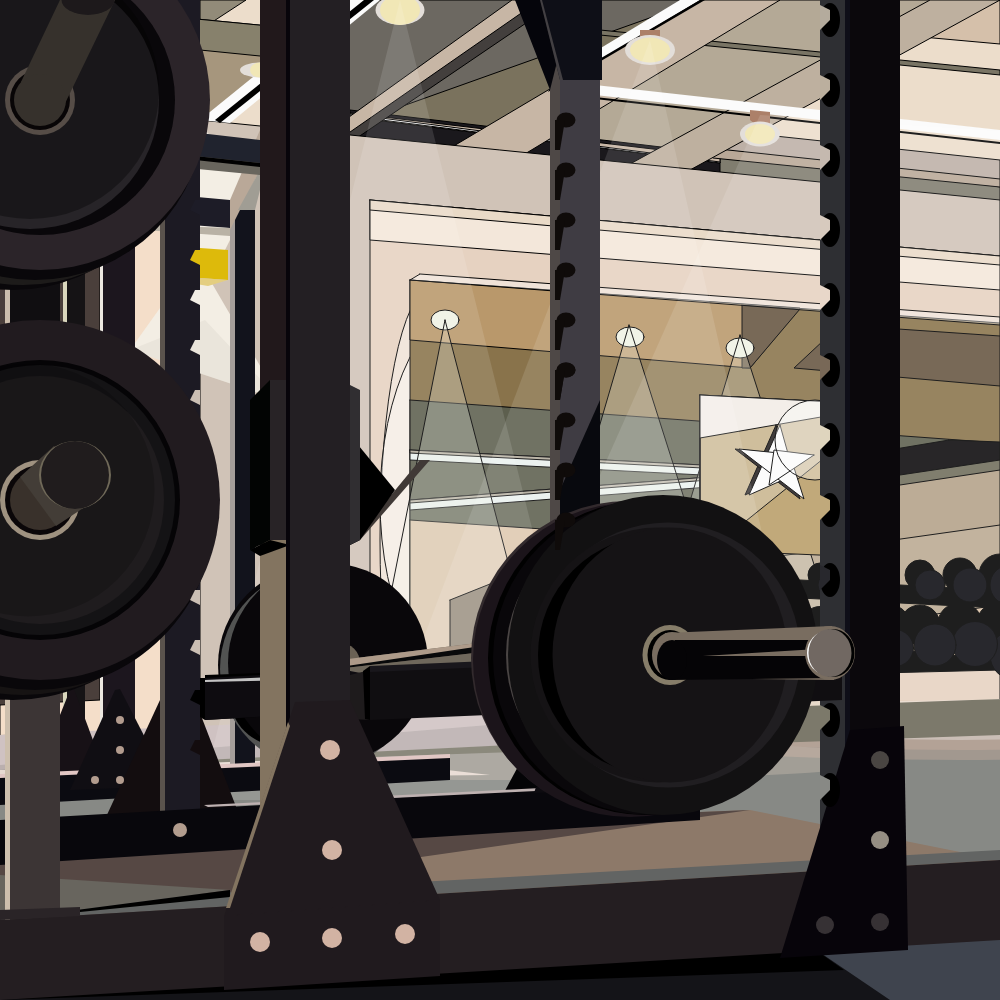
Frame 1 (no input)
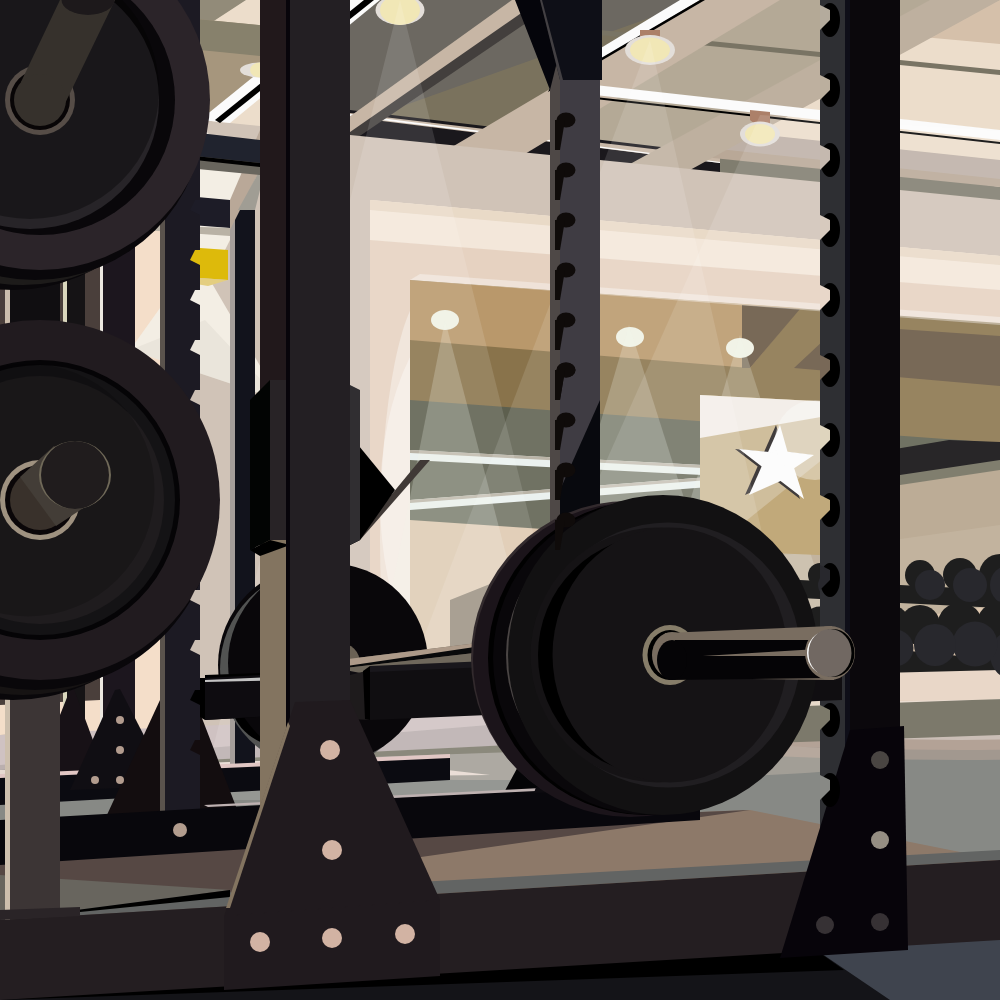
Frame 60 (no input)
Frame 120 (the mouse pressed at the canvas centre since frame 60): identical to frame 60, image omitted

The p5.js sketch that drew these frames (run headless with seeded random() and noise() and a simulated clock; from frame 60 on, the mouse is pressed at the canvas centre):

// p5.js sketch
// ── sketch.js
function setup() {
  createCanvas(1000, 1000);
}

function draw() {
  background(236,221,203);

  
  //천장 음영 중앙부
  fill(122,114,93)
  beginShape();
  vertex(300,0); //up left
  vertex(1000,0); //up right
  vertex(600, 180); //down right
  vertex(300, 132); //down left 
  endShape(CLOSE);
  
  fill(180,169,150)
  beginShape();
  vertex(730,0); //up left
  vertex(1000,0); //up right
  vertex(600, 180); //down right
  vertex(460, 152); //down left 
  endShape(CLOSE);
  
  
  
  //천장 배관 그림자 우측
  fill(128,125,111);
  beginShape();
  vertex(700,607); //up left
  vertex(1000, 209); //up right
  vertex(1000,187); //down right
  vertex(684,139); //up left 
  endShape(CLOSE);
  
  //천장 음영 중앙좌측
  fill(108,104,97);
  beginShape();
  vertex(300,0); //up left
  vertex(700, 0); //up right
  vertex(400,107); //down right
  vertex(300,139); //up left 
  endShape(CLOSE);
  
  fill(146,139,121);
  beginShape();
  vertex(200,0); //up left
  vertex(246, 0); //up right
  vertex(200,30); //down right
  vertex(200,45); //up left 
  endShape(CLOSE);
  
  fill(166,150,125);
  beginShape();
  vertex(0,0); //up left
  vertex(300, 29); //up right
  vertex(300,60); //down right
  vertex(100,200); //up left 
  endShape(CLOSE);
  
  //좌측 천장 배관 그림자
  fill(135,129,108);
  beginShape();
  vertex(0,0); //up left
  vertex(300, 29); //up right
  vertex(300,60); //down right
  vertex(150,45); //up left 
  endShape(CLOSE);
  
  
  
  //최우측 천장 음영
  fill(213,192,170);
  beginShape();
  vertex(900,30); //up left
  vertex(1000, 0); //up right
  vertex(1000,44); //down right
  vertex(900,35); //down left 
  endShape(CLOSE);
  
  //천장 벽 경계
  fill(121,116,100);
  beginShape();
  vertex(600,30); //up left
  vertex(1000, 70); //up right
  vertex(1000,75); //down right
  vertex(600,35); //down left 
  endShape(CLOSE);
  
  
  //벽-배관 구멍
  fill(26,24,28);
  beginShape();
  vertex(350,110); //up left
  vertex(720, 154); //up right
  vertex(720,180); //down right
  vertex(350,150); //down left 
  endShape(CLOSE);
  
  fill(199,182,165);
  beginShape();
  vertex(350,113); //up left
  vertex(720, 157); //up right
  vertex(720,163); //down right
  vertex(350,117); //down left 
  endShape(CLOSE);
   
  fill(251);
  beginShape();
  vertex(350,114); //up left
  vertex(720, 162); //up right
  vertex(720,163); //down right
  vertex(350,116); //down left 
  endShape(CLOSE);
  
  //우측 천장 배관가로 우측
  fill(189,176,166)
  beginShape();
  vertex(700,128); //up left
  vertex(1000, 160); //up right
  vertex(1000,180); //down right
  vertex(720,150); //down left 
  endShape(CLOSE);
  
  
  fill(185,168,151)
  beginShape();
  vertex(700,147); //up left
  vertex(1000, 179); //up right
  vertex(1000,187); //down right
  vertex(713,158); //down left 
  endShape(CLOSE);
  


  
  //천장 배관(-3) 세로
  fill(199,182,165);
  beginShape();
  vertex(310,169); //up left
  vertex(552,0); //up right
  vertex(512, 0); //down right
  vertex(285, 163); //down left 
  endShape(CLOSE);
  fill(67,63,61);
  beginShape();
  vertex(340,139); //downpright
  vertex(540,0); //up right
  vertex(560, 0); //down right
  vertex(320, 163); //down left 
  endShape(CLOSE);
  
  //천장 배관(-2) 세로
  fill(199,182,165);
  beginShape();
  vertex(500,169); //up left
  vertex(780,0); //up right
  vertex(700, 0); //down right
  vertex(425, 163); //down left 
  endShape(CLOSE);
  
  
  //천장 배관 최우측(-1) 세로
  fill(190,176,159);
  beginShape();
  vertex(690,170); //up left
  vertex(1000,0); //up right
  vertex(930, 0); //down right
  vertex(630, 164); //down left 
  endShape(CLOSE);
  
  
  //배경 - 벽; 약간 어두운 
  fill(208,195,183);
  beginShape();
  vertex(0, 100); //up left
  vertex(1000, 200); //up right
  vertex(1000, 1000); //down right
  vertex(0, 1000); //down left 
  endShape(CLOSE);
  
  //배경 - 좌측 밝은 벽
  fill(244,222,201);
  beginShape();
  vertex(0, 160); //up left
  vertex(200, 180); //up right
  vertex(200, 1000); //down right
  vertex(0, 900); //down left 
  endShape(CLOSE);
  
  
  //배경 -거울 뒤쪽 qur
  fill(230,210,193)
  beginShape();
  vertex(370, 200); //up left
  vertex(1000, 256); //up right
  vertex(1000, 1000); //down right
  vertex(370, 900); //down left 
  endShape(CLOSE);
  
  //배경-거울 뒤쪽 벽과 거울 사이 상단 좁은 천장
  fill(243,231,218)
  beginShape();
  vertex(370,200); //up left
  vertex(1000, 256); //up right
  vertex(1000, 290); //down right
  vertex(370, 240); //down left 
  endShape(CLOSE);
  fill(233,218,199);
  beginShape();
  vertex(370,200); //up left
  vertex(1000, 256); //up right
  vertex(1000, 265); //down right
  vertex(370, 210); //down left 
  endShape(CLOSE);
  
  
  //배경-좌측 거울
  fill(74,63,59)
  beginShape();
  vertex(0,200);
  vertex(100,200);
  vertex(100,700);
  vertex(0,705);
  endShape();
  
  
  //배경-우측 거울
  fill(255,255,255,90)
  ellipse(430,540,100,500)
  fill(255,255,255,90)
  ellipse(480,500,200,400)
  
  fill(137,115,75)
  beginShape();
  vertex(410,280); //up left
  vertex(1000, 323); //up right
  vertex(1000, 665); //down right
  vertex(410, 660); //down left 
  endShape(CLOSE);
  
  fill(185,152,107);
  beginShape();
  vertex(410,280); //up left
  vertex(800, 308); //up right
  vertex(750, 368); //down right
  vertex(410, 340); //down left 
  endShape(CLOSE);
  
  fill(102,85,64);
  beginShape();
  vertex(742,305); //up left
  vertex(800, 309); //up right
  vertex(750, 368); //down right
  vertex(742, 368); //down left 
  endShape(CLOSE);
  
  fill(102,85,64);
  beginShape();
  vertex(840,325); //up left
  vertex(1000, 336); //up right
  vertex(1000, 386); //down right
  vertex(794, 368); //down left 
  endShape(CLOSE);
  
  fill(93,95,78);
  beginShape();
  vertex(410,400); //up left
  vertex(1000, 443); //up right
  vertex(1000, 665); //down right
  vertex(410, 690); //down left 
  endShape(CLOSE);
  
  fill(217,192,165);
  beginShape();
  vertex(410,520); //up left
  vertex(1000, 560); //up right
  vertex(1000, 665); //down right
  vertex(410, 690); //down left 
  endShape(CLOSE);
  
  fill(186,169,145);
  beginShape();
  vertex(600,520); //up left
  vertex(1000, 460); //up right
  vertex(1000, 605); //down right
  vertex(610, 660); //down left 
  endShape(CLOSE);
  
  fill(11,9,11);
  beginShape();
  vertex(949,440); //up left
  vertex(1000, 442); //up right
  vertex(1000, 495); //down right
  vertex(710, 480); //down left 
  endShape(CLOSE);
  
  fill(111,109,91);
  beginShape();
  vertex(600,520); //up left
  vertex(1000, 460); //up right
  vertex(1000, 495); //down right
  vertex(610, 550); //down left 
  endShape(CLOSE);
  
  fill(179,161,136);
  beginShape();
  vertex(600,530); //up left
  vertex(1000, 470); //up right
  vertex(1000, 525); //down right
  vertex(610, 580); //down left 
  endShape(CLOSE);
  
  fill(232,239,237);
  beginShape();
  vertex(410,450); //up left
  vertex(800, 470); //up right
  vertex(800, 480); //down right
  vertex(410, 460); //down left 
  endShape(CLOSE);

  beginShape();
  vertex(410,500); //up left
  vertex(800, 470); //up right
  vertex(800, 480); //down right
  vertex(410, 510); //down left 
  endShape(CLOSE);
  
  fill(177,170,155)
  beginShape();
  vertex(410,450); //up left
  vertex(800, 470); //up right
  vertex(800, 473); //down right
  vertex(410, 453); //down left 
  endShape(CLOSE);

  beginShape();
  vertex(410,500); //up left
  vertex(800, 470); //up right
  vertex(800, 473); //down right
  vertex(410, 503); //down left 
  endShape(CLOSE);
  
  fill(251,96);
  beginShape();
  vertex(420,274); //up left
  vertex(1000, 317); //up right
  vertex(1000, 325); //down right
  vertex(410, 280); //down left 
  endShape(CLOSE);
  
  
  //거울-반사된 조명
  fill(239,241,228);
  ellipse(445,320,28, 20);
  ellipse(630,337,28, 20);
  ellipse(740,348,28, 20);
  
  fill(239,241,228,60);
  beginShape();
  vertex(445,320);
  vertex(445,320);
  vertex(570,800);
  vertex(350,800);
  endShape(CLOSE);
  
  fill(239,241,228,60);
  beginShape();
  vertex(629,325);
  vertex(629,325);
  vertex(780,800);
  vertex(490,800);
  endShape(CLOSE);
  
  fill(239,241,228,60);
  beginShape();
  vertex(740,335);
  vertex(740,335);
  vertex(890,800);
  vertex(600,800);
  endShape(CLOSE);
  
  //반사된 운동기구
  fill(0,90);
  beginShape();
  vertex(450,600); //up left
  vertex(550, 560); //up right
  vertex(800, 980); //down right
  vertex(450, 910); //down left 
  endShape(CLOSE);
  
  //간판
  //185,158,104
  fill(185,158,104);
  beginShape();
  vertex(700,395); 
  vertex(890,405)
  vertex(890,558)
  vertex(700,550); 
  endShape(CLOSE)
  
  fill(201,181,143)
  beginShape();
  vertex(700,395); 
  vertex(890,405)
  vertex(700,558)
  vertex(700,550);
  endShape(CLOSE)
  
  fill(241,236,230)
  beginShape();
  vertex(700,395); 
  vertex(890,405)
  vertex(700,438)
  vertex(700,550);
  endShape(CLOSE)
  
  
  

  //간판 -별
  fill(39,34,34);
  beginShape();
  vertex(776,425); 
  vertex(776,425)
  vertex(790,475)
  vertex(745,495);
  endShape(CLOSE)
  

  beginShape();
  vertex(785,454); 
  vertex(785,452);
  vertex(800,499);
  vertex(735,449);
  endShape(CLOSE)
  

  beginShape();
  vertex(810,455); 
  vertex(810,455)
  vertex(765,485)
  vertex(770,450);
  endShape(CLOSE)
  
  
  fill(251)
  beginShape();
  vertex(780,425); 
  vertex(780,425)
  vertex(794,475)
  vertex(749,495);
  endShape(CLOSE)
  

  beginShape();
  vertex(789,454); 
  vertex(789,452);
  vertex(804,499);
  vertex(739,449);
  endShape(CLOSE)
  

  beginShape();
  vertex(814,455); 
  vertex(814,455)
  vertex(769,485)
  vertex(774,450);
  endShape(CLOSE)
  
  // fill(201,179,131);
  // beginShape();
  // vertex(765,458); 
  // vertex(785,460)
  // vertex(780,468)
  // vertex(769,470);
  // endShape(CLOSE)
  
  fill(251,90);
  ellipse(815,440,80);
  
  
  
  //덤벨
  fill(0)
  beginShape();
  vertex(800,580); 
  vertex(1000,590)
  vertex(1000,608)
  vertex(800,598); 
  endShape(CLOSE)
  
  beginShape();
  vertex(800,640); 
  vertex(1000,660)
  vertex(1000,670)
  vertex(800,675); 
  endShape(CLOSE)
  
  ellipse(1000,575,42);
  ellipse(960,575,34);
  ellipse(920,575,30);
  ellipse(820,575,24);
  fill(11,11,17);
  ellipse(1010,585,40);
  ellipse(970,585,34);
  ellipse(930,585,30);
  ellipse(830,585,24);
  fill(0)
  ellipse(1000,625,47);
  ellipse(960,625,45);
  ellipse(920,625,40);
  ellipse(890,625,40);
  ellipse(820,625,37);
  fill(11,11,17);
  ellipse(1015,655,50);
  ellipse(975,644,45);
  ellipse(895,648,37);
  ellipse(935,645,42);
  
  //벽면 조명(빛)
  //240,240,231
  fill(243,238,228);
  noStroke();
  beginShape();
  vertex(180,280);
  vertex(210,280);
  vertex(280,400);
  vertex(130,350);
  endShape(CLOSE);

  fill(220,214,204,99);
  noStroke();
  beginShape();
  vertex(205,320);
  vertex(205,320);
  vertex(280,400);
  vertex(130,350);
  endShape(CLOSE);
  
  fill(243,238,228);
  noStroke();
  beginShape();
  vertex(180,108);
  vertex(260,180);
  vertex(220,260);
  vertex(180,260);
  endShape(CLOSE);
  
  //조명
  fill(221,186,11);//221,186,11
  noStroke();
  beginShape();
  vertex(200,248);
  vertex(228,250);
  vertex(228,280);
  vertex(200,278);
  endShape(CLOSE);
  fill(228,206,128);
  noStroke();
  beginShape();
  vertex(200,278);
  vertex(228,280);
  vertex(208,286);
  vertex(160,278);
  endShape(CLOSE);
  

  //바닥 - 지지대 뒤쪽
  fill(135,137,133);
  noStroke();
  beginShape();
  vertex(0,1000); //up left
  vertex(0,  750); //up left
  vertex(1000, 700); //down right
  vertex(1000, 1000); //down left 
  endShape(CLOSE);
  
  
  
  //바닥 조명
  fill(210,179,163,90);
  ellipse(960,730,580,40);
  fill(210,179,163,90);
  ellipse(960,740,610,40);
  fill(242,240,240,90);
  ellipse(960,720,400,40);
  
  fill(234,210,194,70);
  ellipse(500,760,800,40)
  
  
  
  //우측 랙 바닥 
  fill(141,121,105);
  beginShape();
  vertex(0, 840); //up left
  vertex(750,810); //up right
  vertex(1000, 860); //down right
  vertex(0, 1000); //down left 
  endShape(CLOSE);
  
  fill(86,72,68);
  beginShape();
  vertex(0, 840); //up left
  vertex(750,810); //up right
  vertex(400, 860); //down right
  vertex(0, 1000); //down left 
  endShape(CLOSE);
  
  
  
  //좌측 랙 바닥
  fill(231,218,209);
  beginShape();
  vertex(0, 740); //up left
  vertex(190,740); //up right
  vertex(490, 775); //down right
  vertex(0,780); //down left 
  endShape(CLOSE);
  
  
  
  
  //배경-벽면 하단 자재
  fill(124,121,107)
  beginShape();
  vertex(0,735); //up left
  vertex(1000, 699); //up right
  vertex(1000, 735); //down right
  vertex(0, 770); //down left 
  endShape(CLOSE);
  
  fill(207,194,194)
  beginShape();
  vertex(0,735); //up left
  vertex(550, 710); //up right
  vertex(550, 743); //down right
  vertex(0, 770); //down left 
  endShape(CLOSE);
  
  fill(20,30,20,29)
  beginShape();
  vertex(0,765); //up left
  vertex(550, 720); //up right
  vertex(550, 743); //down right
  vertex(0, 770); //down left 
  endShape(CLOSE);
  
  
  //조명레일 좌측 
  fill(251);
  beginShape();
  vertex(348,00); //up left
  vertex(380, 0); //up right
  vertex(230, 123); //down right
  vertex(200, 120); //down left 
  endShape(CLOSE);
  fill(0);
  beginShape();
  vertex(364,00); //up left
  vertex(374, 0); //up right
  vertex(220, 123); //down right
  vertex(215, 120); //down left 
  endShape(CLOSE);
  
  
  //조명레일 우측 세로
  fill(251)
  beginShape();
  vertex(548,80); //up left
  vertex(680, 0); //up right
  vertex(700, 0); //down right
  vertex(550, 90); //down left 
  endShape(CLOSE);
  fill(0)
  beginShape();
  vertex(550,88); //up left
  vertex(700, 0); //up right
  vertex(705, 0); //down right
  vertex(548, 92); //down left 
  endShape(CLOSE);
  
  //조명레일 가로
  fill(251)
  beginShape();
  vertex(550,80); //up left
  vertex(1000, 130); //up right
  vertex(1000, 140); //down right
  vertex(550, 90); //down left 
  endShape(CLOSE);
  fill(0)
  beginShape();
  vertex(550,92); //up left
  vertex(1000, 142); //up right
  vertex(1000, 144); //down right
  vertex(550, 94); //down left 
  endShape(CLOSE);
  
  
  //조명 00
  
  fill(227,222,217)
  ellipse(260,70,40,15)
  fill(241,231,182);
  ellipse(260,70,20,15)

  
  
  //조명 01
  fill(227,222,217)
  ellipse(400,10,49,30)
  fill(241,231,182);
  ellipse(400,10,40,30)
  
  fill(255,255,255,30)
  beginShape();
  vertex(400,0); //up left
  vertex(400, 0); //up right
  vertex(600, 800); //down right
  vertex(200, 800); //down left 
  endShape(CLOSE);
  
  //조명 02
  fill(172,128,105)
  beginShape();
  vertex(640,30); //up left
  vertex(660, 30); //up right
  vertex(660, 57); //down right
  vertex(640, 50); //down left 
  endShape(CLOSE);
  fill(227,222,217)
  ellipse(650,50,50,30)
  fill(241,231,182);
  ellipse(650,50,40,25)
  
  fill(255,255,255,30)
  beginShape();
  vertex(650,40); //up left
  vertex(650, 40); //up right
  vertex(800, 700); //down right
  vertex(400, 700); //down left 
  endShape(CLOSE);
  
  //조명 03
  fill(172,128,105)
  beginShape();
  vertex(750,110); //up left
  vertex(770, 112); //up right
  vertex(770, 137); //down right
  vertex(750, 120); //down left 
  endShape(CLOSE);
  fill(227,222,217)
  ellipse(760,134,40,25)
  fill(241,231,182);
  ellipse(760,134,30,20)
  
  fill(255,255,255,30)
  beginShape();
  vertex(760,115); //up left
  vertex(760,115); //up right
  vertex(9500, 700); //down right
  vertex(500, 700); //down left 
  endShape(CLOSE);
  
  

  //뒷쪽 스쿼트랙 뒷쪽 우측 기둥 00
  
  
  fill(21,19,21);
  beginShape();
  vertex(63,0); //up left
  vertex(85, 0); //up right
  vertex(85, 743); //down right
  vertex(63, 770); //down left 
  endShape(CLOSE);
  fill(218,215,189);
  beginShape();
  vertex(63,0); //up left
  vertex(67, 0); //up right
  vertex(67, 743); //down right
  vertex(63, 770); //down left 
  endShape(CLOSE);
  
  
  //뒷쪽 스쿼트랙 뒷쪽 우측 기둥 00 뒤 삼각형
  fill(23,17,22)
  noStroke();
  beginShape();
  vertex(70, 690); //up left
  vertex(74, 689); //up right
  vertex(110, 786); //down right
  vertex(30, 790); //down left 
  endShape(CLOSE);
  
  //뒷쪽 스쿼트랙 좌측 기둥 00
  fill(28,22,30)
  noStroke();
  beginShape();
  vertex(100, 0); //up left
  vertex(135, 0); //up right
  vertex(135, 786); //down right
  vertex(100, 780); //down left 
  endShape(CLOSE);
  
  fill(236,232,225)
  noStroke();
  beginShape();
  vertex(100, 0); //up left
  vertex(103, 0); //up right
  vertex(103, 786); //down right
  vertex(100, 780); //down left 
  endShape(CLOSE);
  
  //뒷쪽 스쿼트랙 좌측 기둥 01
  fill(18,19,28);
  beginShape();
  vertex(230,200); //up left
  vertex(255,200); //up right
  vertex(255, 780); //down right
  vertex(230, 780); //down left 
  endShape(CLOSE);
  
  fill(165,158,154);
  beginShape();
  vertex(230,200); //up left
  vertex(235,200); //up right
  vertex(235, 780); //down right
  vertex(230, 780); //down left 
  endShape(CLOSE);
  
  
  
  
  //뒷쪽 스쿼트랙 정면 상단
  fill(185,168,152);
  beginShape();
  vertex(230,200); //up left
  vertex(260,130); //up right
  vertex(260, 170); //down right
  vertex(230, 230); //down left 
  endShape(CLOSE);
  fill(160,157,148);
  beginShape();
  vertex(238,210); //up left
  vertex(260,170); //up right
  vertex(260, 190); //down right
  vertex(255, 210); //down left 
  endShape(CLOSE);
  
  //뒷쪽  스쿼트랙 우측 상단
  fill(29,28,39);
  beginShape();
  vertex(0,179); //up left
  vertex(230,200); //up right
  vertex(230, 228); //down right
  vertex(0, 210); //down left 
  endShape(CLOSE);
  fill(104,101,93);
  fill(185,178,165);
  beginShape();
  vertex(0,220); //up left
  vertex(230,228); //up right
  vertex(230, 236); //down right
  vertex(0, 220); //down left 
  endShape(CLOSE);
  fill(104,101,93);
  
  //뒷쪽 스쿼트랙 좌측 상단
  fill(32,35,46);
  beginShape();
  vertex(0,110); //up left
  vertex(260,140); //up right
  vertex(260, 170); //down right
  vertex(0, 155); //down left 
  endShape(CLOSE);
  fill(104,101,93);
  
  beginShape();
  vertex(0,135); //up left
  vertex(260,163); //up right
  vertex(260, 175); //down right
  vertex(0, 150); //down left 
  endShape(CLOSE);
  fill(0)
  
  beginShape();
  vertex(0,135); //up left
  vertex(260,163); //up right
  vertex(260, 167); //down right
  vertex(0, 139); //down left 
  endShape(CLOSE);
  
  //뒷쪽 스쿼트랙 지지대 좌측(뒷편))
  fill(11,11,17);
  beginShape();
  vertex(0, 775); //up left
  vertex(450, 755); //up right
  vertex(450, 780); //down right
  vertex(0, 805); //down left 
  endShape(CLOSE);
  fill(225,199,196);
  beginShape();
  vertex(0, 774); //up left
  vertex(450, 754); //up right
  vertex(450, 758); //down right
  vertex(0, 778); //down left 
  endShape(CLOSE);
  
  //뒷쪽 스쿼트랙 뒷쪽 좌측 기둥 001 뒤 삼각형
  fill(16,14,19)
  noStroke();
  beginShape();
  vertex(115, 690); //up left
  vertex(120, 689); //up right
  vertex(170, 786); //down right
  vertex(70, 790); //down left 
  endShape(CLOSE);
  
  
  
  //스쿼트랙 뒷쪽 기둥 001 뒤 삼각형
  fill(19,13,15)
  noStroke();
  beginShape();
  vertex(160, 700); //up left
  vertex(195, 700); //up right
  vertex(245, 830); //down right
  vertex(100, 830); //down left 
  endShape(CLOSE);
  
  //스쿼트랙 뒷쪽 기둥 001
  fill(28,26,35)
  noStroke();
  beginShape();
  vertex(160, 0); //up left
  vertex(200, 0); //up right
  vertex(200, 830); //down right
  vertex(160, 830); //down left 
  endShape(CLOSE);
  fill(90,83,77)
  noStroke();
  beginShape();
  vertex(160, 0); //up left
  vertex(165, 0); //up right
  vertex(165, 830); //down right
  vertex(160, 830); //down left 
  endShape(CLOSE);
  
  
  //스쿼트랙 뒷쪽 기둥 002 뒤 삼각형
  fill(4,4,6);
  beginShape();
  vertex(570, 670); //up left
  vertex(570, 670); //up right
  vertex(500, 800); //down right
  vertex(600, 800); //down left 
  endShape(CLOSE);
  
  
  //스쿼트랙 뒷쪽 기둥 002
  fill(63,60,67);
  noStroke();
  beginShape();
  vertex(550, 0); //up left
  vertex(600, 0); //up right
  vertex(600, 800); //down right
  vertex(550, 800); //down left 
  endShape(CLOSE);
  
  fill(78,72,70)
  noStroke();
  beginShape();
  vertex(550, 0); //up left
  vertex(560, 0); //up right
  vertex(560, 800); //down right
  vertex(550, 800); //down left 
  endShape(CLOSE);
  
  fill(8,9,14);
  noStroke();
  beginShape();
  vertex(560, 490); //up left
  vertex(600, 400); //up right
  vertex(600, 810); //down right
  vertex(560, 810); //down left 
  endShape(CLOSE);
  
  fill(26,24,31);
  beginShape();
  vertex(550,700); //up left
  vertex(560, 700); //up right
  vertex(560, 800); //down right
  vertex(550, 800); //down left
  endShape(CLOSE);
  
  
  // 의 - 윗쪽 삼각형
  fill(5,5,11);
  noStroke();
  beginShape();
  vertex(515, 0); //up left
  vertex(602, 0); //up right
  vertex(560, 50); //down right
  vertex(550, 90); //down left 
  endShape(CLOSE);
  
  fill(14,15,23)
  noStroke();
  beginShape();
  vertex(540, 0); //up left
  vertex(602, 0); //up right
  vertex(602, 80); //down right
  vertex(560, 80); //down left 
  endShape(CLOSE);
  
  
  fill(67,64,67)
  noStroke();
  beginShape();
  vertex(540, 0); //up left
  vertex(542, 0); //up right
  vertex(563, 80); //down right
  vertex(560, 80); //down left 
  endShape(CLOSE);
  
  //지지대 우측(뒷편))
  fill(8,7,12);
  beginShape();
  vertex(0, 820); //up left
  vertex(700, 780); //up right
  vertex(700, 820); //down right
  vertex(0, 865); //down left 
  endShape(CLOSE);
  //-상단부
  fill(190,177,177);
  beginShape();
  vertex(204, 805); //up left
  vertex(700, 780); //up right
  vertex(700, 783); //down right
  vertex(208, 807); //down left 
  endShape(CLOSE);
  
  fill(13,11,16);
  beginShape();
  vertex(536, 787); //up left
  vertex(620, 782); //up right
  vertex(620, 789); //down right
  vertex(534, 793); //down left 
  endShape(CLOSE);
  
    //지지대 좌측 상단부
  fill(98,100,99)
  beginShape();
  vertex(0, 905); //up left
  vertex(1000, 850); //up right
  vertex(1000, 860); //down right
  vertex(0, 920); //down left 
  endShape(CLOSE);
  
  //지지대 좌측 삼각형
  fill(104,101,94)
  beginShape();
  vertex(0, 875); //up left
  vertex(230, 890); //up right
  vertex(230, 890); //down right
  vertex(0, 920); //down left 
  endShape(CLOSE);
  
  fill(0)
  beginShape();
  vertex(0,920); 
  vertex(230, 890)
  vertex(230, 897)
  vertex(927); 
  endShape(CLOSE)
  
  
  //바벨 원판 우측
  fill(9,7,10);
  ellipse(318,665,200)
  fill(82,83,82);
  ellipse(320,669,200)
  fill(0);
  ellipse(280,696,100)
  fill(9,7,10);
  ellipse(328,663,200);
  //홀 우측
  fill(106,97,84);
  ellipse(340,663,40);
  
  //바벨 중앙부
  
  //바벨 지지대(가로) 우측
  fill(0)
  beginShape();
  vertex(205,675); 
  vertex(542,663)
  vertex(542,700)
  vertex(205, 720); 
  endShape(CLOSE)
  
  fill(14,12,16)
  beginShape();
  vertex(205,678); 
  vertex(542,660)
  vertex(542,700)
  vertex(205, 720); 
  endShape(CLOSE)
  
  fill(195,195,195)
  beginShape();
  vertex(205,680); 
  vertex(342,674)
  vertex(342,679)
  vertex(205, 682); 
  endShape(CLOSE)
  
  fill(0)
  beginShape();
  vertex(200,678); 
  vertex(205,678)
  vertex(205, 720)
  vertex(200, 717); 
  endShape(CLOSE)
  
  //ㅂㅂㅈㅇㅂ
  fill(111,104,92)
  beginShape();
  vertex(340,660); 
  vertex(542,635)
  vertex(500,700)
  vertex(345, 670); 
  endShape(CLOSE)
  
  fill(173,154,137)
  beginShape();
  vertex(340,660); 
  vertex(542,635)
  vertex(500,650)
  vertex(345, 668); 
  endShape(CLOSE)
  
  fill(8,9,10)
  beginShape();
  vertex(340,667); 
  vertex(542,637)
  vertex(500,650)
  vertex(345, 668); 
  endShape(CLOSE)
  
  // 스쿼트 랙 기둥 00
  fill(16,14,17);
  noStroke();
  beginShape();
  vertex(5, 0); //up left
  vertex(60, 0); //up right
  vertex(60, 1000); //down right
  vertex(5, 1000); //down left 
  endShape(CLOSE);
  

  
  //#그라데이션 넣기
  fill(60, 53, 53);
  noStroke();
  beginShape();
  vertex(5, 500); //up left
  vertex(60, 500); //up right
  vertex(60, 1000); //down right
  vertex(5, 1000); //down left 
  endShape(CLOSE);
  
  fill(205,191,173);
  noStroke();
  beginShape();
  vertex(5, 0); //up left
  vertex(10, 0); //up right
  vertex(10, 1000); //down right
  vertex(5, 1000); //down left 
  endShape(CLOSE);

  // 스쿼트 랙 기둥 01
  fill(35,31,35);
  noStroke();
  beginShape();
  vertex(280, 0); //up left
  vertex(350, 0); //up right
  vertex(350, 820); //down right
  vertex(280, 870); //down left 
  endShape(CLOSE);
  
  fill(33,24,27);
  beginShape();
  vertex(260, 0); //up left
  vertex(290, 0); //up right
  vertex(290, 830); //down right
  vertex(260, 870); //down left 
  endShape(CLOSE);
  
  
  
  //#그라데이션
  fill(131,116,96);
  beginShape();
  vertex(260, 550); //up left
  vertex(290, 500); //up right
  vertex(290, 830); //down right
  vertex(260, 870); //down left 
  endShape(CLOSE);
  

  fill(0);
  beginShape();
  vertex(250,550);
  vertex(270,540);
  vertex(290,545);
  vertex(260,556);
  endShape();
  
  fill(2,4,3);
  beginShape();
  vertex(250,400);
  vertex(270,380);
  vertex(270,540);
  vertex(250,550);
  endShape();
  
  fill(40,35,38);
  beginShape();
  vertex(270,380);
  vertex(290,380);
  vertex(290,540);
  vertex(270,540);
  endShape();
  
  //기둥 바벨 걸이
  fill(64,57,54);
  beginShape();
  vertex(420,460);
  vertex(430,460);
  vertex(360,540);
  vertex(350,545);
  endShape();
  
  fill(0);
  beginShape();
  vertex(350,435);
  vertex(395,490);
  vertex(360,540);
  vertex(350,545);
  endShape();
  
  fill(48,46,49);
  beginShape();
  vertex(350,385);
  vertex(360,390);
  vertex(360,540);
  vertex(350,545);
  endShape();
  
  
 
  
  
  
  
  
  
  //-중앙명암
  fill(7,4,10);
  beginShape();
  vertex(286, 0); //up left
  vertex(290, 0); //up right
  vertex(290, 830); //down right
  vertex(286, 830); //down left 
  endShape(CLOSE);
  
  //바닥
  fill(63,68,78);
  beginShape();
  vertex(0, 999); //up left
  vertex(1000, 939); //up right
  vertex(1000, 1000); //down right
  vertex(0, 1000); //down left 
  endShape(CLOSE);
  
  //
  fill(20,20,24);
  beginShape();
  vertex(0, 999); //up left
  vertex(800, 939); //up right
  vertex(890, 1000); //down right
  vertex(0, 1000); //down left 
  endShape(CLOSE);
  
  fill(0);
  beginShape();
  vertex(0, 999); //up left
  vertex(800, 939); //up right
  vertex(844, 970); //down right
  vertex(0, 1000); //down left 
  endShape(CLOSE);

  
  // 지지대 좌측
  fill(36,30,33);
  beginShape();
  vertex(0, 920); //up left
  vertex(1000, 860); //up right
  vertex(1000, 940); //down right
  vertex(0, 1000); //down left 
  endShape(CLOSE);
  
  
  // 스쿼트 랙 기둥 앞쪽 02
  fill(11,8,12);
  noStroke();
  beginShape();
  vertex(850, 0); //up left
  vertex(900, 0); //up right
  vertex(900, 820); //down right
  vertex(850, 870); //down left 
  endShape(CLOSE);
  
  fill(46,47,51);
  beginShape();
  vertex(820, 0); //up left
  vertex(850, 0); //up right
  vertex(850, 820); //down right
  vertex(820, 870); //down left 
  endShape(CLOSE);
  
  //-중앙명암
  fill(14, 14, 24);
  beginShape();
  vertex(845, 0); //up left
  vertex(850, 0); //up right
  vertex(850, 870); //down right
  vertex(845, 870); //down left 
  endShape(CLOSE);
  
  fill(7,4,10);
  beginShape();
  vertex(850, 730); //up left
  vertex(904, 726); //up right
  vertex(908, 950); //down right
  vertex(780, 958); //down left 
  endShape(CLOSE);
  
  
  
  //바벨 지지대 (가로)좌측
  fill(16,14,17)
  beginShape();
  vertex(370,670); 
  vertex(842,650)
  vertex(842,700)
  vertex(370, 720); 
  endShape(CLOSE)
  
  fill(25,23,28)
  beginShape();
  vertex(370,666); 
  vertex(842,646)
  vertex(842,652)
  vertex(370, 672); 
  endShape(CLOSE)
  
  fill(30,27,28)
  beginShape();
  vertex(350,675); 
  vertex(370,670)
  vertex(370, 720)
  vertex(350, 719); 
  endShape(CLOSE)
  
  fill(0)
  beginShape();
  vertex(363,671); 
  vertex(370,666)
  vertex(370, 720)
  vertex(365, 719); 
  endShape(CLOSE)
  
 
  
  
  //좌측 삼각형
  fill(32,26,30);
  beginShape();
  vertex(295, 702); //Upl
  vertex(350, 700); //Upr
  vertex(440, 900); //dr
  vertex(224, 916); //dl
  endShape(CLOSE);
  
  beginShape();
  vertex(224, 916); //Upl
  vertex(440, 900); //Upr
  vertex(440, 976); //dr
  vertex(224, 990); //dl
  endShape(CLOSE);
  
  fill(131,116,96);
  beginShape();
  vertex(290, 726); //Upl
  vertex(288, 722); //Upr
  vertex(226, 908);
  vertex(230, 908);//dwl
  endShape(CLOSE);
  
  //좌측 상단 원판
  fill(9,7,10)
  ellipse(13,120,340)
  fill(29,27,26);
  ellipse(23,115,340)
  
  fill(9,7,10)
  ellipse(35,110,340)
  fill(43,36,41);
  ellipse(40,100,340)
  
  fill(9,7,10);
  ellipse(40,100,270)
  fill(39,36,40);
  ellipse(30,100,258)
  
  fill(132,119,110);
  ellipse(40,100,70)
  fill(13,8,10);
  ellipse(40,100,60)
  
  fill(83,76,68);
  beginShape();
  vertex(60,0); //Upl
  vertex(115,0); //Upr
  vertex(57,120); //dr
  vertex(21,82); //dl
  endShape(CLOSE);
  ellipse(40,100,52)
  
  fill(45,39,42);
  ellipse(88,0,53, 30)
  
  fill(0,90)
  ellipse(30,90,258)
  
  
  
  //좌측 하단 원판
  fill(9,7,10)
  ellipse(13,520,360)
  fill(22,19,19);
  ellipse(23,515,360)
  
  fill(9,7,10)
  ellipse(35,510,360)
  fill(33,27,31);
  ellipse(40,500,360)
  
  fill(5,4,6);
  ellipse(40,500,280)
  fill(20,19,21);
  ellipse(40,500,270)
  fill(31,28,30);
  ellipse(40,500,248)
  
  fill(197,181,159);
  ellipse(40,500,80)
  fill(13,8,10);
  ellipse(40,500,70)
  fill(71,61,53);
  ellipse(40,500,60)
  
  
  fill(83,76,68);
  beginShape();
  vertex(54,446); //Upl
  vertex(100,497); //Upr
  vertex(56,526); //dr
  vertex(20,477); //dl
  endShape(CLOSE);
  // ellipse(40,10,52)
  
  // rotate(PI);
  fill(139,131,110)
  ellipse(75,475,72,68)
  fill(40,35,36)
  ellipse(75,475,68,68)
  
  fill(0,50)
  ellipse(28,490,253)
  
  //바벨 원판 좌측 
  // fill(29,22,27);
  fill(50,42,45);
  ellipse(628,658,314);
  
  fill(27,20,26);
  ellipse(630,660,314);
  
  fill(1);
  ellipse(645,658,314,314);
  
  fill(9,7,10);
  ellipse(650,658,314,314);
  fill(74,69,68);
  ellipse(646,655,280);
  fill(18,17,18);
  ellipse(663,655,310,320);
  
  fill(32,30,33);
  ellipse(668,655,265);
  fill(21,19,21);
  ellipse(658,655,255);
  
  fill(0);
  ellipse(658,655,240);
  fill(21,19,21);
  ellipse(670,655,235, 255);
  
  //홀
  fill(134,125,105);
  ellipse(670,655,55,60);
  fill(0);
  ellipse(670,655,45,50);
  
  
  //바벨 좌측
  fill(121,109,96)
  beginShape();
  vertex(665,633); 
  vertex(832,626)
  vertex(834,680)
  vertex(670, 678); 
  endShape(CLOSE)
  ellipse(672,655,40,46);
  fill(5,4,6);
  beginShape();
  vertex(675,640); 
  vertex(832,640)
  vertex(834,648)
  vertex(670, 658); 
  endShape(CLOSE)
  
  beginShape();
  vertex(675,656); 
  vertex(832,656)
  vertex(834,678)
  vertex(670, 680); 
  endShape(CLOSE)
  ellipse(672,660,30,40);
  
  //바벨 좌측 끝
  fill(121,109,96);
  ellipse(830,653,50,54)
  fill(251);
  ellipse(827,653,40,44)
  fill(0);//112,106,100);
  ellipse(833,653,43,48)
  fill(113,104,98);
  ellipse(830,653,43,48)

  //나사(들) // 앞쪽랙 left
  fill(210,179,163);
  ellipse(330,750,20);
  ellipse(332,850,20);
  ellipse(332,938,20);
  ellipse(260,942,20);
  ellipse(405,934,20);
  
  //right
  fill(54,49,52);
  ellipse(825,925,18);
  ellipse(880,922,18);
  fill(149,142,131);
  ellipse(880,840,18);
  fill(73,69,66)
  ellipse(880,760,18);
  
  
  fill(178,156,142);
  ellipse(95,780,8);
  ellipse(180,830,14);
  ellipse(120,780,8);
  ellipse(120,720,8)
  ellipse(120,750,8)// ellipse(260,942,10);
  // ellipse(405,934,10);
  
  //받침대
  fill(42,36,39);
  noStroke();
  beginShape();
  vertex(0, 910); //up left
  vertex(80, 907); //up right
  vertex(80, 916); //down right
  vertex(0, 920); //down left 
  endShape(CLOSE);

  //뒷쪽 기둥 00 구멍
  fill(29,28,39)
  noStroke();
  beginShape();
  vertex(195, 200); //up left
  vertex(200, 200); //up right
  vertex(200, 215); //down right
  vertex(190, 210); //down left 
  endShape(CLOSE);
  
  fill(221,187,12);
  beginShape();
  vertex(195, 250); //up left
  vertex(200, 250); //up right
  vertex(200, 265); //down right
  vertex(190, 260); //down left 
  endShape(CLOSE);
  
  fill(242,238,229);
  beginShape();
  vertex(195, 290); //up left
  vertex(200, 290); //up right
  vertex(200, 305); //down right
  vertex(190, 300); //down left 
  endShape(CLOSE);
  
  fill(234,229,218);
  beginShape();
  vertex(195, 340); //up left
  vertex(200, 340); //up right
  vertex(200, 355); //down right
  vertex(190, 350); //down left 
  endShape(CLOSE);
  
  fill(203,191,180);
  beginShape();
  vertex(195, 390); //up left
  vertex(200, 390); //up right
  vertex(200, 405); //down right
  vertex(190, 400); //down left 
  endShape(CLOSE);
  
  fill(203,191,180);
  beginShape();
  vertex(195, 590); //up left
  vertex(200, 590); //up right
  vertex(200, 605); //down right
  vertex(190, 600); //down left 
  endShape(CLOSE);
  
  fill(203,191,180);
  beginShape();
  vertex(195, 640); //up left
  vertex(200, 640); //up right
  vertex(200, 655); //down right
  vertex(190, 650); //down left 
  endShape(CLOSE);
  
  fill(0);
  beginShape();
  vertex(195, 690); //up left
  vertex(200, 690); //up right
  vertex(200, 705); //down right
  vertex(190, 700); //down left 
  endShape(CLOSE);
  
  fill(19,12,14);
  beginShape();
  vertex(195, 740); //up left
  vertex(200, 740); //up right
  vertex(200, 755); //down right
  vertex(190, 750); //down left 
  endShape(CLOSE);
  
  
  
  //뒷쪽 기둥 01 구멍
  fill(15,11,10);
  ellipse(566, 120,19,15)
  noStroke();
  beginShape();
  vertex(555, 120); //up left
  vertex(565, 120); //up right
  vertex(560, 150); //down right
  vertex(555, 150); //down left 
  endShape(CLOSE);
  
  ellipse(566, 170,19,15)
  noStroke();
  beginShape();
  vertex(555, 170); //up left
  vertex(565, 170); //up right
  vertex(560, 200); //down right
  vertex(555, 200); //down left 
  endShape(CLOSE);
  
  ellipse(566, 220,19,15)
  noStroke();
  beginShape();
  vertex(555, 220); //up left
  vertex(565, 220); //up right
  vertex(560, 250); //down right
  vertex(555, 250); //down left 
  endShape(CLOSE);
  
  ellipse(566, 270,19,15)
  noStroke();
  beginShape();
  vertex(555, 270); //up left
  vertex(565, 270); //up right
  vertex(560, 300); //down right
  vertex(555, 300); //down left 
  endShape(CLOSE);
  
  ellipse(566, 320,19,15)
  noStroke();
  beginShape();
  vertex(555, 320); //up left
  vertex(565, 320); //up right
  vertex(560, 350); //down right
  vertex(555, 350); //down left 
  endShape(CLOSE);
  
  ellipse(566, 370,19,15)
  noStroke();
  beginShape();
  vertex(555, 370); //up left
  vertex(565, 370); //up right
  vertex(560, 400); //down right
  vertex(555, 400); //down left 
  endShape(CLOSE);
  
  ellipse(566, 370,19,15)
  noStroke();
  beginShape();
  vertex(555, 370); //up left
  vertex(565, 370); //up right
  vertex(560, 400); //down right
  vertex(555, 400); //down left 
  endShape(CLOSE);
  
  ellipse(566, 420,19,15)
  noStroke();
  beginShape();
  vertex(555, 420); //up left
  vertex(565, 420); //up right
  vertex(560, 450); //down right
  vertex(555, 450); //down left 
  endShape(CLOSE);
  
  ellipse(566, 470,19,15)
  noStroke();
  beginShape();
  vertex(555, 470); //up left
  vertex(565, 470); //up right
  vertex(560, 500); //down right
  vertex(555, 500); //down left 
  endShape(CLOSE);
  
  ellipse(566, 520,19,15)
  noStroke();
  beginShape();
  vertex(555, 520); //up left
  vertex(565, 520); //up right
  vertex(560, 550); //down right
  vertex(555, 550); //down left 
  endShape(CLOSE);
  
  //기둥002 구멍
  fill(0);
  ellipse(830, 20,20,34)
  fill(180,171,157);
  noStroke();
  beginShape();
  vertex(820, 05); //up left
  vertex(830, 10); //up right
  vertex(830, 20); //down right
  vertex(820, 30); //down left 
  endShape(CLOSE);
  
  fill(0);
  ellipse(830, 90,20,34)
  fill(187,175,158);
  beginShape();
  vertex(820, 75); //up left
  vertex(830, 80); //up right
  vertex(830, 90); //down right
  vertex(820, 100); //down left 
  endShape(CLOSE);
  
  fill(0);
  ellipse(830, 160,20,34)
  fill(197,185,175);
  beginShape();
  vertex(820, 145); //up left
  vertex(830, 150); //up right
  vertex(830, 160); //down right
  vertex(820, 170); //down left 
  endShape(CLOSE);
  
  fill(0);
  ellipse(830, 230,20,34)
  fill(215,202,190);
  beginShape();
  vertex(820, 215); //up left
  vertex(830, 220); //up right
  vertex(830, 230); //down right
  vertex(820, 240); //down left 
  endShape(CLOSE);
  
  
  fill(0);
  ellipse(830, 300,20,34)
  fill(232,215,201);
  beginShape();
  vertex(820, 285); //up left
  vertex(830, 290); //up right
  vertex(830, 300); //down right
  vertex(820, 310); //down left  
  endShape(CLOSE);
  
  fill(0);
  ellipse(830, 370,20,34)
  fill(120,104,87);
  beginShape();
  vertex(820, 355); //up left
  vertex(830, 360); //up right
  vertex(830, 370); //down right
  vertex(820, 380); //down left  
  endShape(CLOSE);
  
  fill(0);
  ellipse(830, 440,20,34);
  fill(223,213,190);
  beginShape();
  vertex(820, 425); //up left
  vertex(830, 430); //up right
  vertex(830, 440); //down right
  vertex(820, 450); //down left  
  endShape(CLOSE);
  
  fill(0);
  ellipse(830, 510,20,34)
  fill(192,169,123);
  beginShape();
  vertex(820, 495); //up left
  vertex(830, 500); //up right
  vertex(830, 510); //down right
  vertex(820, 520); //down left  
  endShape(CLOSE);
  
  fill(0);
  ellipse(830, 580,20,34)
  fill(40,40,45);
  beginShape();
  vertex(820, 565); //up left
  vertex(830, 570); //up right
  vertex(830, 580); //down right
  vertex(820, 590); //down left  
  endShape(CLOSE);
  
 
  
  fill(0);
  ellipse(830, 720,20,34)
  fill(124,121,106);
  beginShape();
  vertex(820, 705); //up left
  vertex(830, 710); //up right
  vertex(830, 720); //down right
  vertex(820, 730); //down left  
  endShape(CLOSE);
  
  fill(0);
  ellipse(830, 790,20,34)
  fill(136,137,133);
  beginShape();
  vertex(820, 775); //up left
  vertex(830, 780); //up right
  vertex(830, 790); //down right
  vertex(820, 800); //down left  
  endShape(CLOSE);
  
  
}
